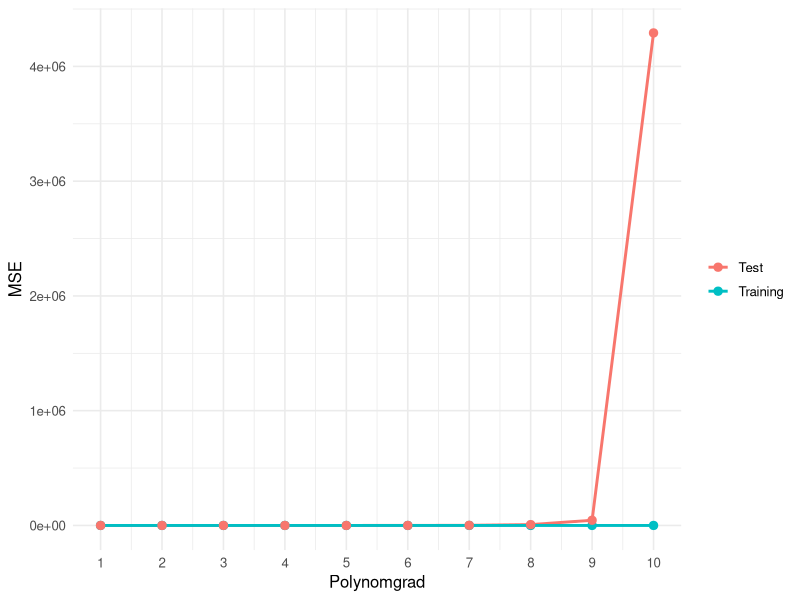

Source code (R):
## ---- chunk 1
#| label: setup-r
#| include: false
library(ggplot2)

lehmer <- function(saat, anzahl) {
  s <- saat; raus <- numeric(anzahl)
  for (k in seq_len(anzahl)) {
    s <- (16807 * s) %% 2147483647
    raus[k] <- s / 2147483647
  }
  raus
}

normalwerte <- function(saat, anzahl, mittel = 0, streuung = 1)
  mittel + streuung * qnorm(lehmer(saat, anzahl))
## ---- chunk 2
#| label: fig-u-kurve-r
#| fig-cap: "Trainings- und Testfehler nach Polynomgrad"

# --- Daten erzeugen ---
n <- 80
u <- lehmer(5501, n)
x <- sort(u * 6)
y <- sin(x) + 0.3 * normalwerte(5503, n)

daten <- data.frame(x = x, y = y)
train <- daten[1:60, ]
test  <- daten[61:80, ]

# --- Polynome Grad 1 bis 10 anpassen ---
grade <- 1:10
mse_train <- numeric(length(grade))
mse_test  <- numeric(length(grade))

for (i in seq_along(grade)) {
  g <- grade[i]
  fit <- lm(y ~ poly(x, g, raw = TRUE), data = train)
  mse_train[i] <- mean((train$y - predict(fit, train))^2)
  mse_test[i]  <- mean((test$y  - predict(fit, test))^2)
}

ergebnis <- data.frame(
  grad = rep(grade, 2),
  mse  = c(mse_train, mse_test),
  art  = rep(c("Training", "Test"), each = length(grade))
)

ggplot(ergebnis, aes(grad, mse, colour = art)) +
  geom_line(linewidth = 1) +
  geom_point(size = 2.5) +
  scale_x_continuous(breaks = grade) +
  labs(x = "Polynomgrad", y = "MSE", colour = NULL) +
  theme_minimal(base_size = 12)
